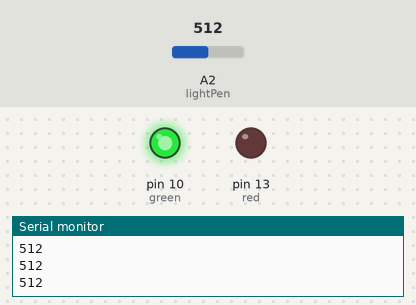
A sketch run on a simulated Arduino Uno, built with avr-gcc and run on an emulated ATmega328P. Parts: output pins drawn as LEDs (lit = HIGH), the last lines printed to the serial monitor. The inputs (shaded band) are chosen by the test bench; at power-on: A2 (lightPen) = 512.

Above: at 1.2 s.
1.3 s: A2 (lightPen) set to 213
2.9 s: A2 (lightPen) set to 192
At 4.4 s:
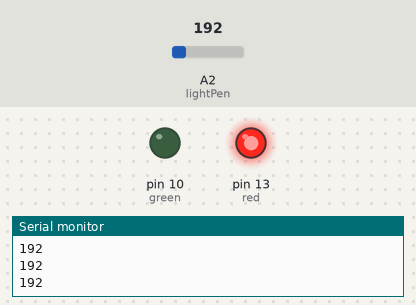
4.7 s: A2 (lightPen) set to 489
6.2 s: A2 (lightPen) set to 517
At 7.7 s:
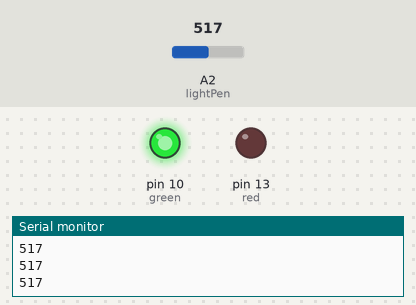
8.0 s: A2 (lightPen) set to 190
At 8.5 s:
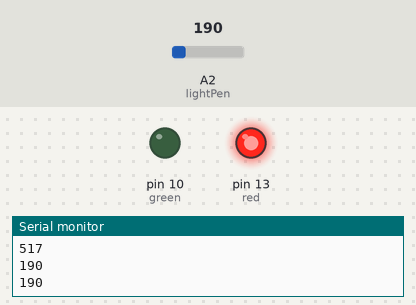
Timing chart, 0 to 10.7 s (numbered marks = the images above; inputs shaded):
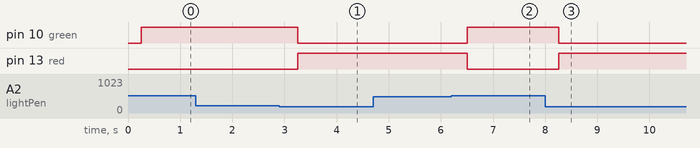

The sketch:

photoResistor.ino
```cpp
int lightPen = A2;
int dv = 250;
int green = 10;
int red = 13;

void setup() {
  // put your setup code here, to run once:
  pinMode(lightPen,INPUT);
  Serial.begin(9600);
  pinMode(red, OUTPUT);
  pinMode(green,OUTPUT);
}

void loop() {
  // put your main code here, to run repeatedly:
 int lightVal = analogRead(lightPen);
 Serial.println(lightVal);
 delay(dv);
 if (lightVal > 500) {
  digitalWrite(red,LOW);
  digitalWrite(green,HIGH);
 }
 if (lightVal < 200) {
  digitalWrite(red,HIGH);
  digitalWrite(green,LOW);
 }
}
```

Measured:
- the behaviour switches between 200 and 199 on A2 (lightPen) (found by bisection; images 0 and 1)
- the behaviour switches between 500 and 501 on A2 (lightPen) (found by bisection; images 1 and 2)
- after the input at 2.9 s, pin 10 (green): HIGH → LOW after 0.35 s; pin 13 (red): LOW → HIGH after 0.35 s
- after the input at 6.2 s, pin 10 (green): LOW → HIGH after 0.31 s; pin 13 (red): HIGH → LOW after 0.31 s
- after the input at 8.0 s, pin 10 (green): HIGH → LOW after 0.26 s; pin 13 (red): LOW → HIGH after 0.26 s
